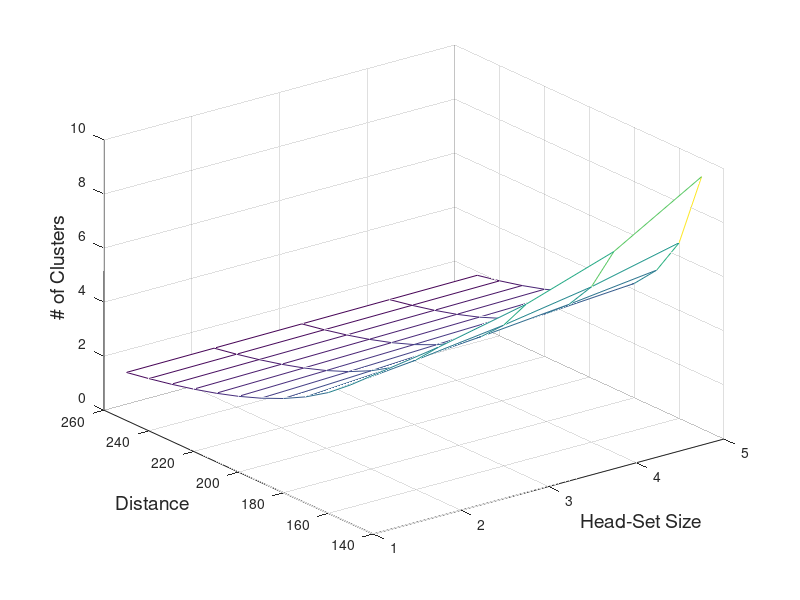

Recreate this plot in MATLAB.
clear all
close all


el = 0.0013 * 10 ^ -12; 
es = 10 * 10 ^ -12; 
Ee = 50 * 10 ^ -9; 
Ebf = 5 * 10 ^ -9;
n = 1000; d = 110; l = 4000; M = 100;
[m,d]= meshgrid(1:1:5,150:10:250);
f1= -Ebf .* m + el .* (d .^ 4) - (2 * m - 1) * Ee;
k=((n / (2 * 3.14))^(0.5))*((es ./ f1) .^ (0.5)) * M;
mesh(m, d, k);
xlabel('Head-Set Size', 'FontSize',14)
ylabel('Distance', 'FontSize',14)
zlabel('# of Clusters','FontSize',14)